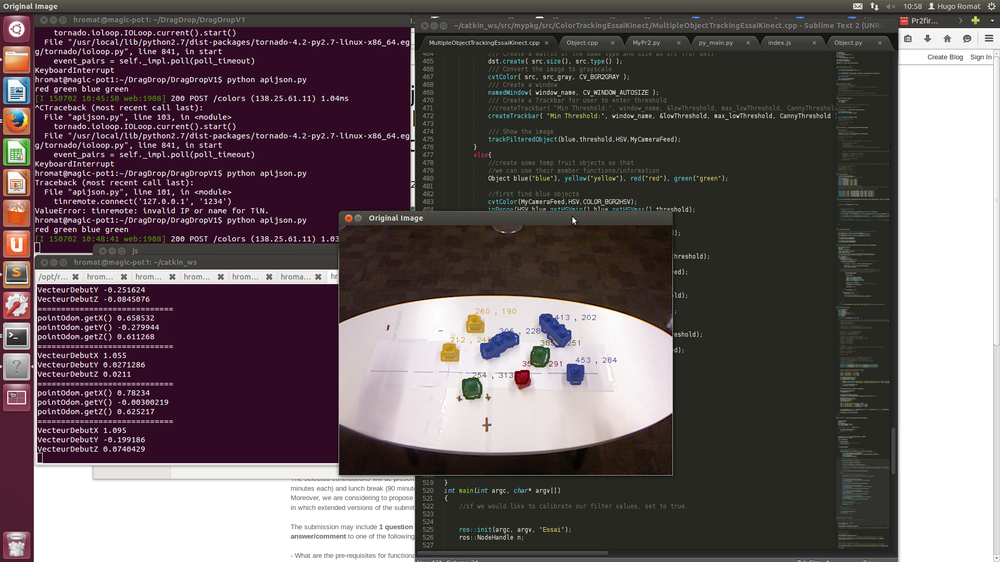
//> input picture Image/OPENCV.png, 1000 x 562 px, shrunk from 1920 x 1080 before the run, given in place of the camera
$ ./TutoCannyThreshold   (built with g++ and OpenCV 4)
//> lines starting //> are read from the running program, lines starting //| are printed output that depends on the picture
#include "opencv2/imgproc/imgproc.hpp"
#include "opencv2/highgui/highgui.hpp"
#include <stdlib.h>
#include <stdio.h>

using namespace cv;

/// Global variables

Mat src, src_gray;
Mat dst, detected_edges;

int edgeThresh = 1;
int lowThreshold;
int const max_lowThreshold = 100;
int ratio = 3;
int kernel_size = 3;
const char* window_name = "Edge Map";

/**
 * @function CannyThreshold
 * @brief Trackbar callback - Canny thresholds input with a ratio 1:3
 */
void CannyThreshold(int, void*)
{
  /// Reduce noise with a kernel 3x3
  blur( src_gray, detected_edges, Size(3,3) );

  /// Canny detector
  Canny( detected_edges, detected_edges, lowThreshold, lowThreshold*ratio, kernel_size );

  /// Using Canny's output as a mask, we display our result
  dst = Scalar::all(0);

  src.copyTo( dst, detected_edges);
  imshow( window_name, dst );
 }


/** @function main */
int main( int argc, char** argv )
{
  VideoCapture capture;
  Mat cameraFeed;
    //open capture object at location zero (default location for webcam)
    capture.open(0);
    //set height and width of capture frame

    //start an infinite loop where webcam feed is copied to cameraFeed matrix
    //all of our operations will be performed within this loop
    waitKey(1000);

    while(1){
        //store image to matrix
           capture.read(cameraFeed);
//> cameraFeed is the input picture: 562 rows x 1000 cols, CV_8UC3; mean B, G, R 94.8, 91.9, 102.8

           src = cameraFeed;

          if( !src.data )
          { return -1; }

          /// Create a matrix of the same type and size as src (for dst)
          dst.create( src.size(), src.type() );

          /// Convert the image to grayscale
          cvtColor( src, src_gray, CV_BGR2GRAY );
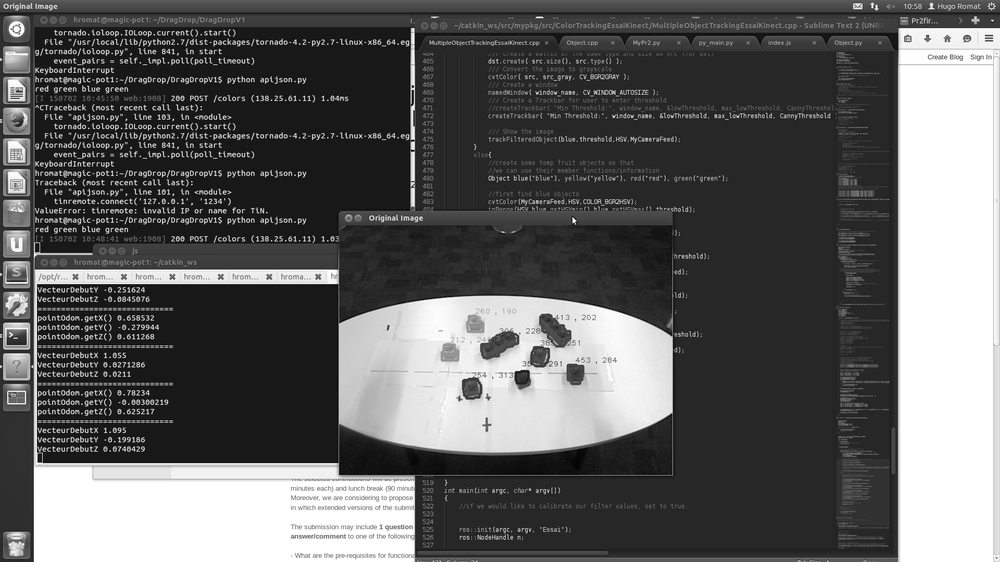
//> src_gray: 562 rows x 1000 cols, CV_8UC1; min 0, max 255, mean 95.4

          /// Create a window
          namedWindow( window_name, CV_WINDOW_AUTOSIZE );

          /// Create a Trackbar for user to enter threshold
          createTrackbar( "Min Threshold:", window_name, &lowThreshold, max_lowThreshold, CannyThreshold );

          /// Show the image
          CannyThreshold(0, 0);
//> in CannyThreshold, `Canny( detected_edges, detected_edges, lowThreshold, lowThreshold*rati..`:
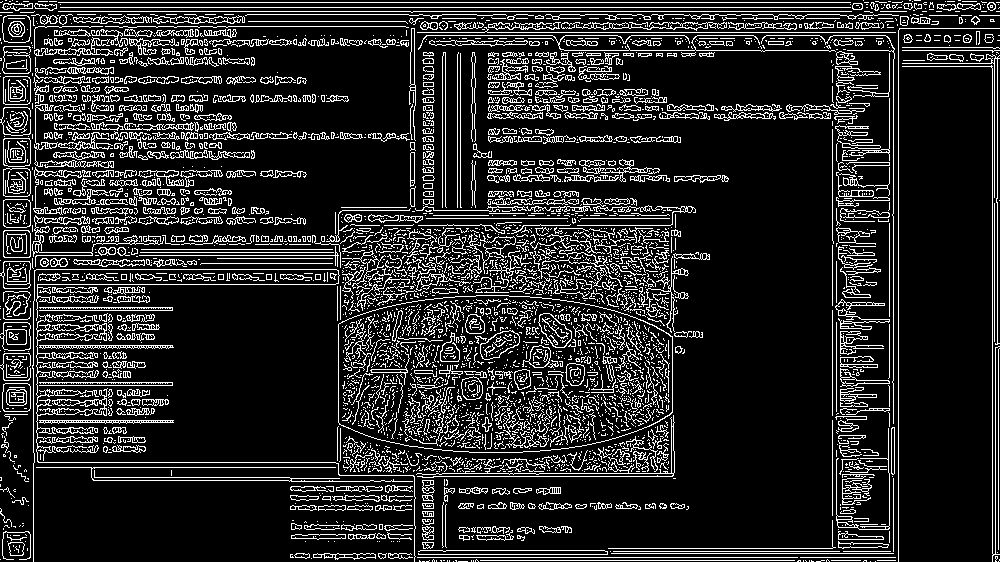
//> detected_edges: 562 rows x 1000 cols, CV_8UC1; 15.2% white in thin lines or dots
//> in CannyThreshold, `src.copyTo( dst, detected_edges);`:
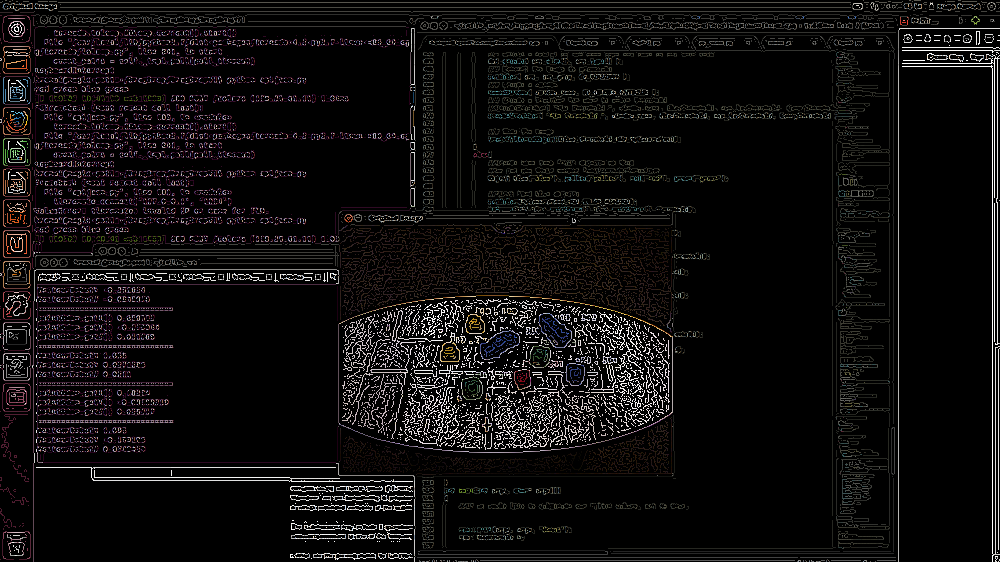
//> dst: 562 rows x 1000 cols, CV_8UC3; mean B, G, R 14.1, 13.9, 15.5

          /// Wait until user exit program by pressing a key
          waitKey(0);


            }

  return 0;
  }

$ run again, on Image/PCL1.png
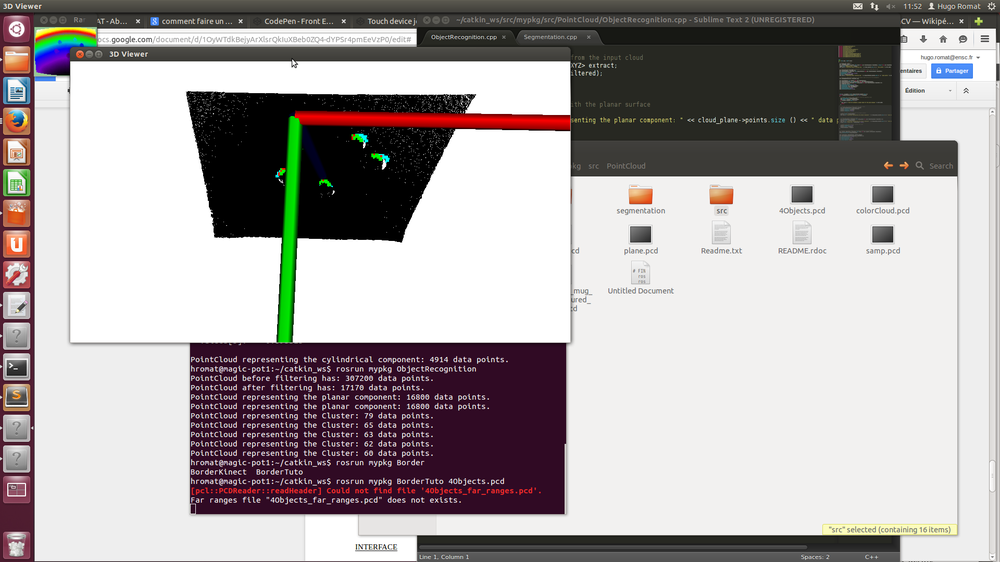
//> input picture Image/PCL1.png, 1000 x 562 px, shrunk from 1920 x 1080 before the run, given in place of the camera
//> cameraFeed is the input picture: 562 rows x 1000 cols, CV_8UC3; mean B, G, R 164.2, 164, 169.7
//> in CannyThreshold, `Canny( detected_edges, detected_edges, lowThreshold, lowThreshold*rati..`:
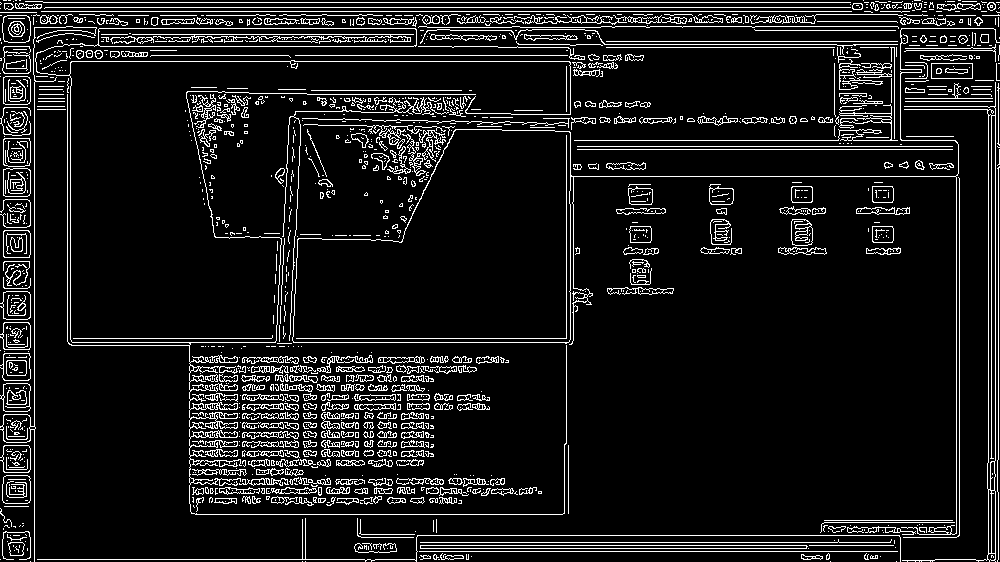
//> detected_edges: 562 rows x 1000 cols, CV_8UC1; 9.5% white in thin lines or dots
//> in CannyThreshold, `src.copyTo( dst, detected_edges);`:
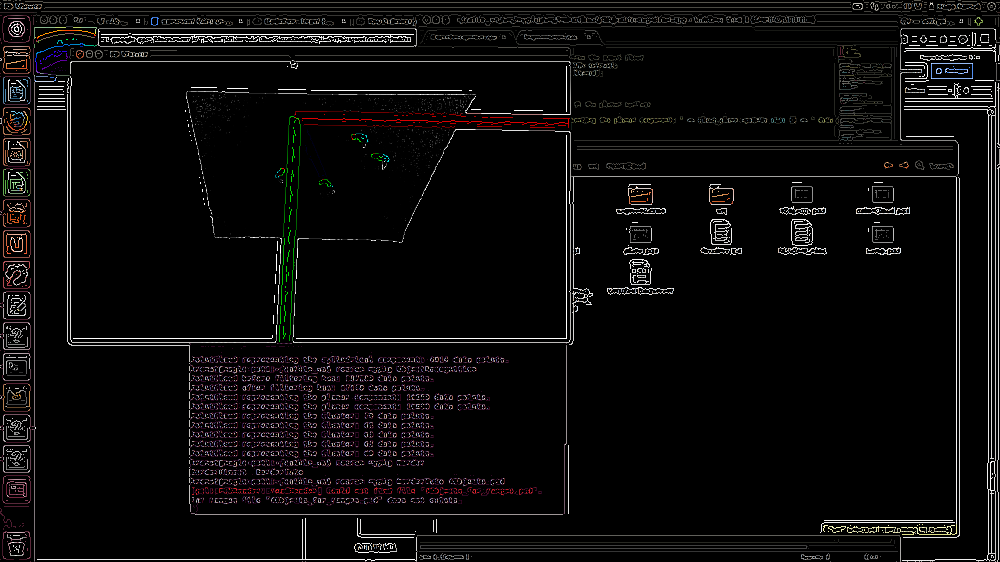
//> dst: 562 rows x 1000 cols, CV_8UC3; mean B, G, R 10.4, 10.3, 11.3

$ run again, on Image/PCL2.png
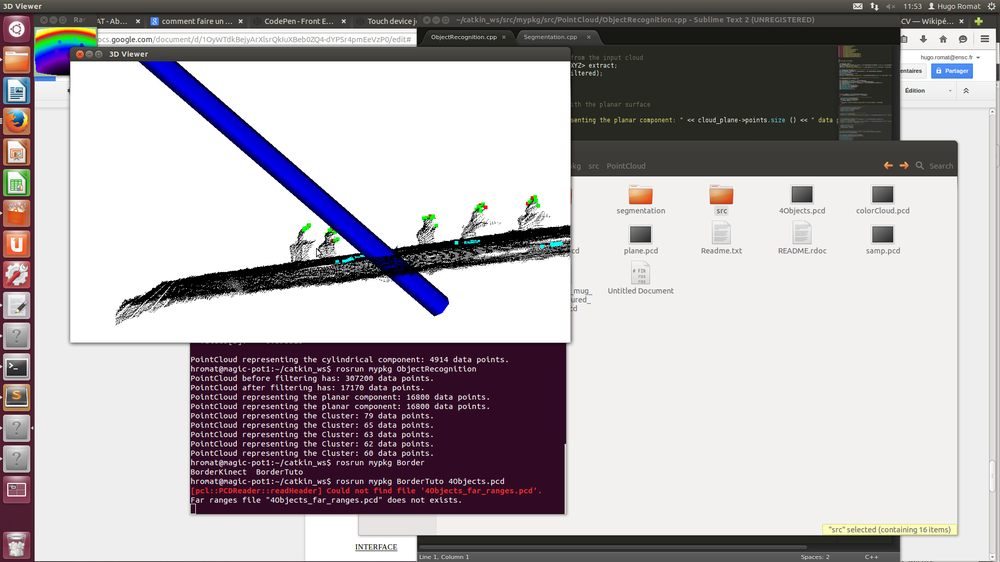
//> input picture Image/PCL2.png, 1000 x 562 px, shrunk from 1920 x 1080 before the run, given in place of the camera
//> cameraFeed is the input picture: 562 rows x 1000 cols, CV_8UC3; mean B, G, R 175, 171.1, 176.5
//> in CannyThreshold, `Canny( detected_edges, detected_edges, lowThreshold, lowThreshold*rati..`:
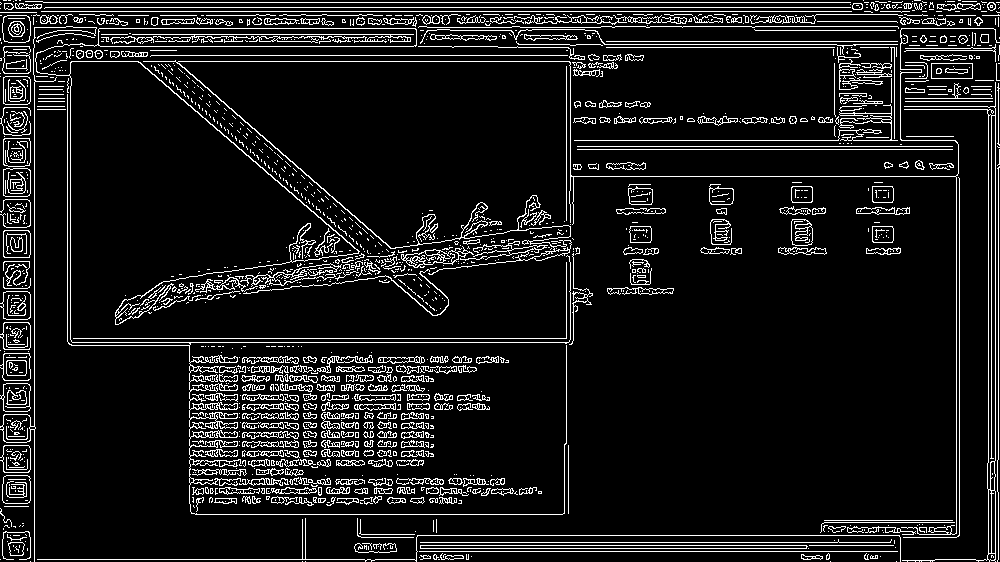
//> detected_edges: 562 rows x 1000 cols, CV_8UC1; 9.5% white in thin lines or dots
//> in CannyThreshold, `src.copyTo( dst, detected_edges);`:
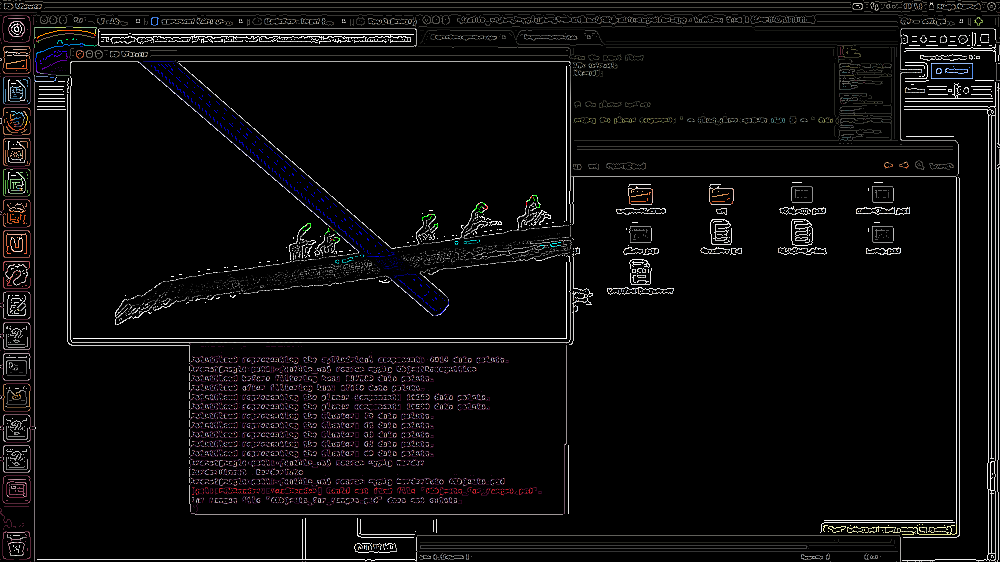
//> dst: 562 rows x 1000 cols, CV_8UC3; mean B, G, R 11.2, 10.7, 11.6

$ run again, on Image/PCL3.png
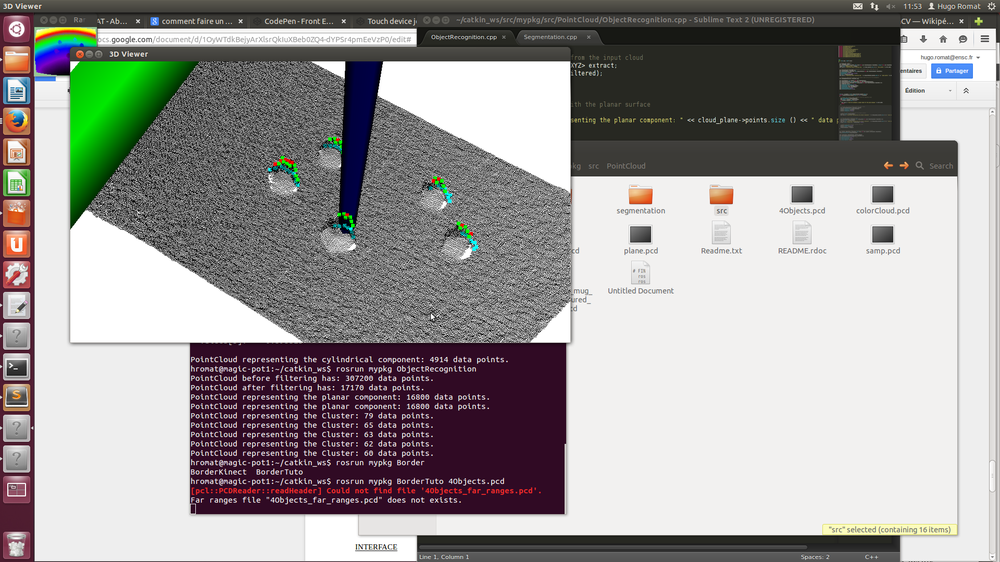
//> input picture Image/PCL3.png, 1000 x 562 px, shrunk from 1920 x 1080 before the run, given in place of the camera
//> cameraFeed is the input picture: 562 rows x 1000 cols, CV_8UC3; mean B, G, R 151.4, 152.7, 155.1
//> in CannyThreshold, `Canny( detected_edges, detected_edges, lowThreshold, lowThreshold*rati..`:
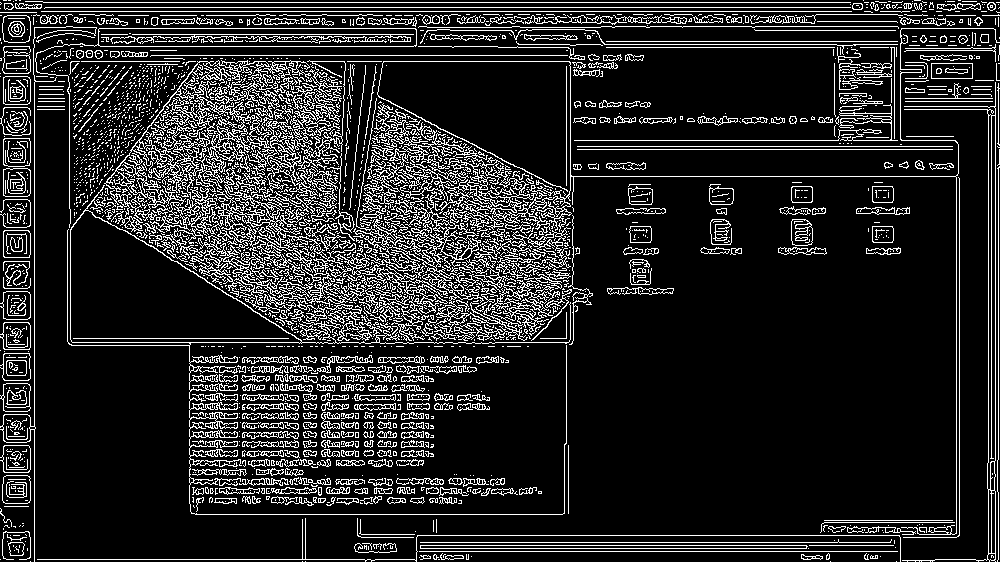
//> detected_edges: 562 rows x 1000 cols, CV_8UC1; 14.9% white in thin lines or dots
//> in CannyThreshold, `src.copyTo( dst, detected_edges);`:
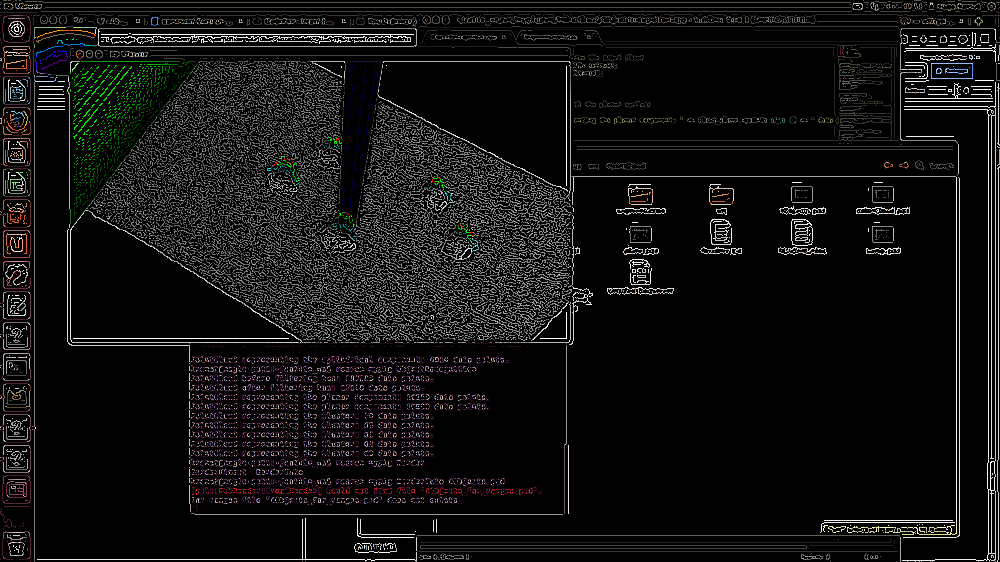
//> dst: 562 rows x 1000 cols, CV_8UC3; mean B, G, R 16.6, 16.8, 17.2
